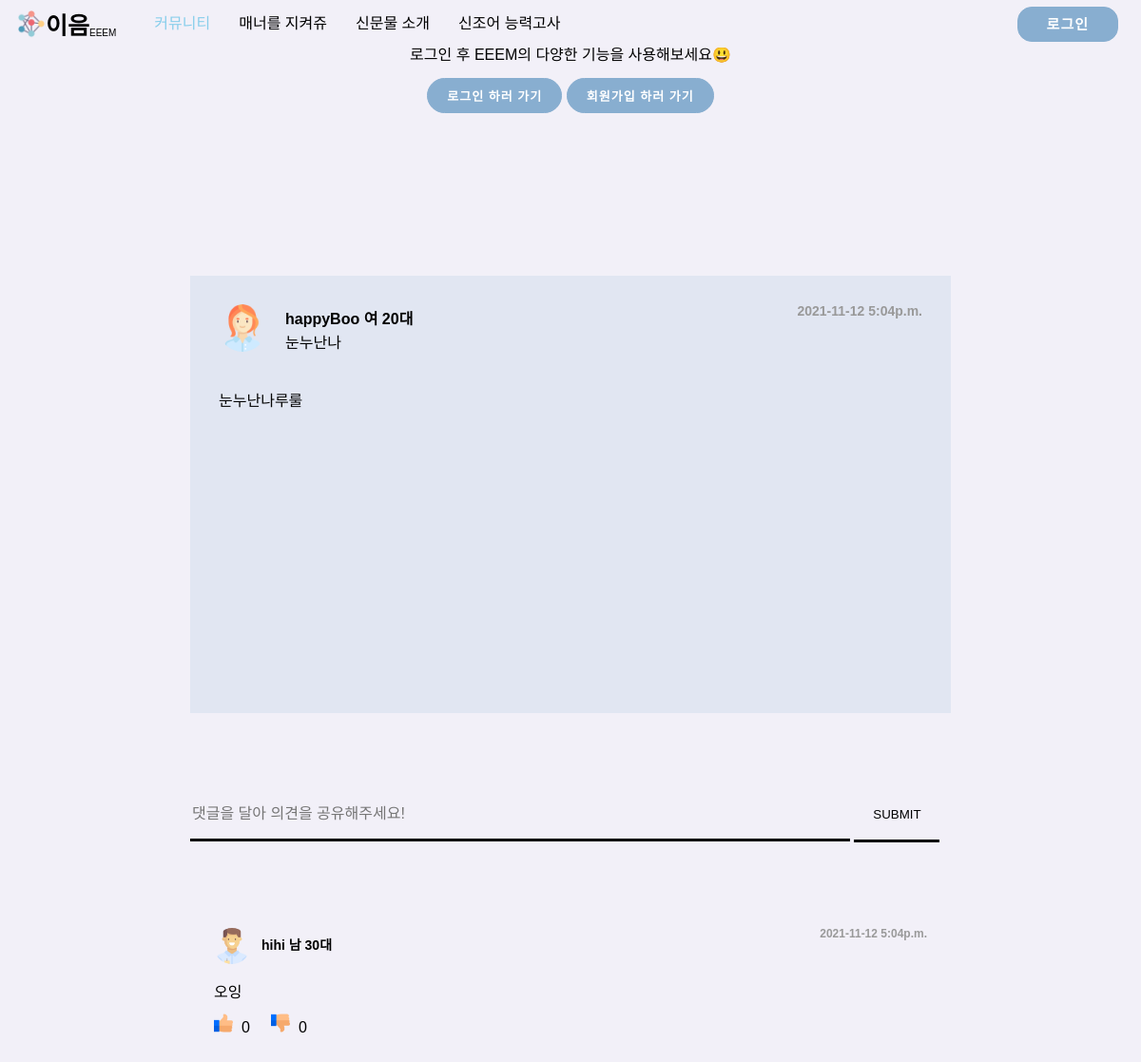
Page /community/detail/7 on the earlier database version.
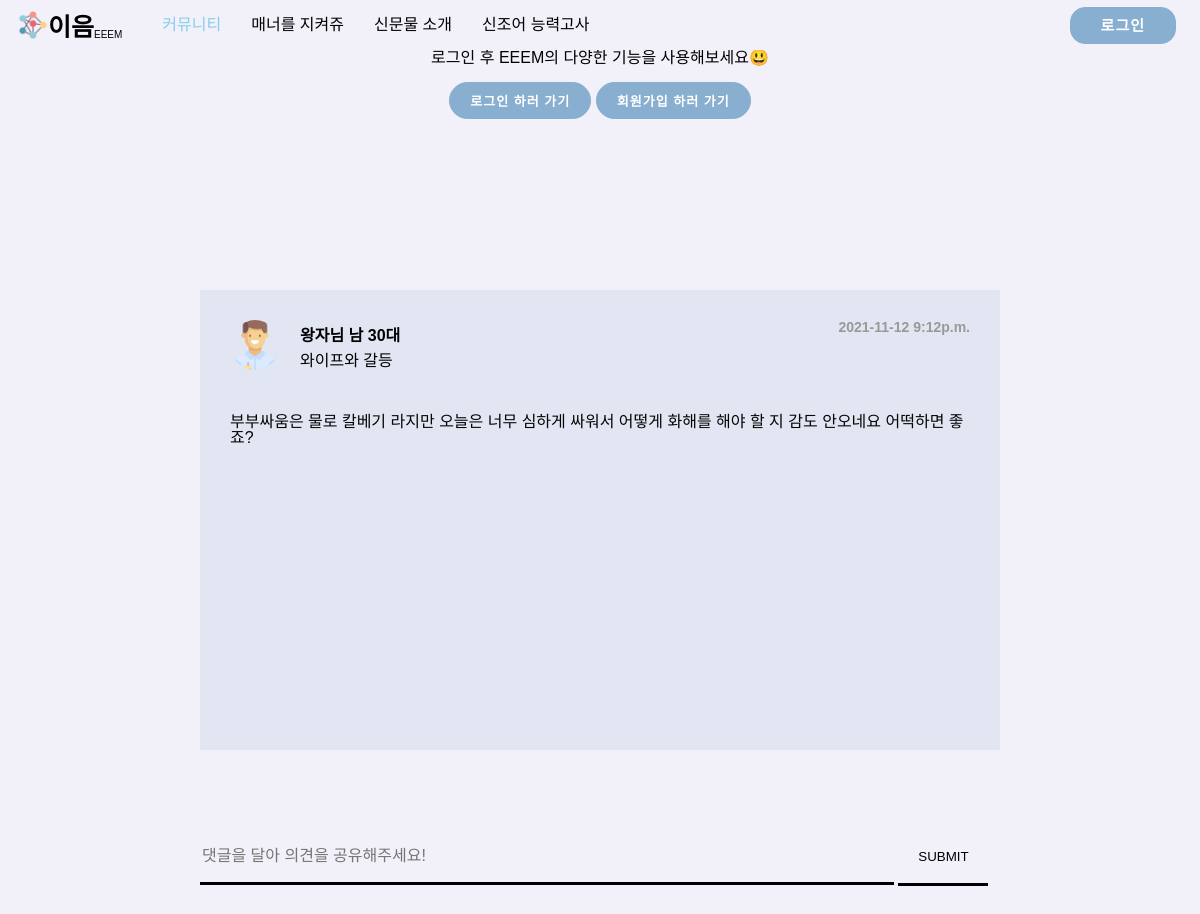
Same page on the later database version.
### main/models.py (models this page shows, shortened)
class communityText(models.Model):
    date = models.DateTimeField()
    text = models.CharField(max_length=500)
    like = models.IntegerField()
    dis_like = models.IntegerField()
    user = models.ForeignKey(settings.AUTH_USER_MODEL,
                             on_delete=models.CASCADE, default='')
    title = models.CharField(max_length=30, default='')
    selected=models.BooleanField(default=False,null=True)

class communityComment(models.Model):
    date = models.DateTimeField()
    communitytext = models.ForeignKey(
        communityText, on_delete=models.CASCADE, default='')
    like = models.IntegerField()
    dis_like = models.IntegerField()
    text = models.CharField(max_length=300)
    user = models.ForeignKey(settings.AUTH_USER_MODEL,
                             on_delete=models.CASCADE, default='')
    getcoin=models.BooleanField(default=False,null=True)

### account/models.py (models this page shows)
class CustomUser(AbstractUser):
    SEX_CHOICES = (("", "성별을 선택하세요"), ("남", "남"), ("여", "여"))
    AGE_CHOICES = (
        ("", "나이대를 선택하세요"),
        ("5", "10대 이하"),
        ("10", "10대"),
        ("20", "20대"),
        ("30", "30대"),
        ("40", "40대"),
        ("50", "50대 이상"),
    )
    sex = models.CharField(
        max_length=3, choices=SEX_CHOICES, help_text="성별을 선택하세요", null=False
    )
    age = models.CharField(
        max_length=10, choices=AGE_CHOICES, help_text="나이대를 선택하세요", null=False
    )
    nickname = models.CharField(max_length=10,default="")
    profile=models.ImageField(null=True,blank=True)
    coin=models.IntegerField(default=0)

### main/views.py (the view)
def communityDetail(request, id):
    community = get_object_or_404(communityText, pk=id)
    allComments = communityComment.objects.filter(communitytext=community)
    return render(
        request,
        "communityDetail.html",
        {"community": community, "comments": allComments},
    )

### main/context_processors.py (called while the page is built)
def getNotification(request):
    allnotification=notification.objects.filter(user=request.user.id)
    return{
        "notifications":allnotification
    }

### main/templates/communityDetail.html (shortened to what this page needs)
{% extends 'base.html' %}{% load static %} {% block content %}
<head>
  <link rel="stylesheet" href='{% static "css/communityDetail.css" %}'>
  <link href="https://maxcdn.bootstrapcdn.com/font-awesome/4.7.0/css/font-awesome.min.css" rel="stylesheet">
</head>
<body>
    <div class="main-container">
        <div class="communityDetail">
            <h6 class="date">
                {{community.date|date:'Y-m-d fa' }}
            </h6>
             <div class="userimg">
                <img src="{{community.user.profile.url}}" style="border-radius: 70%" alt="user" width="50px" class="rounded-circle">
             </div>
             <div class="userinfo">
                <h6 class="font-medium" style="margin-bottom: 9px;">{{community.user.nickname}}
                    <span class="sex">{{community.user.sex}}</span>
                    {{community.user.age}}대
                </h6>
             </div>
             <div class="title">
                {{community.title}}
            </div>
             <div class="text">
                 {{community.text}}
             </div>
        </div>
        <div class="chat-box">
            {% if user.is_authenticated %}
                <form action="{% url 'addComment' community.id %}" method="POST" enctype="multipart/form-data">
                    {%csrf_token%}
                    <input id="inputText" name="commenttext" type="text" placeholder="댓글을 달아 의견을 공유해주세요!"/>
                    <button id="inputSubmit" type="submit" >SUBMIT</button>
                </form>
            {% else %}
                <a href="#loginmodal" rel="modal:open">
                    <input id="inputText" name="commenttext" type="text" placeholder="댓글을 달아 의견을 공유해주세요!"/>
                    <button id="inputSubmit" type="submit" >SUBMIT</button>
                </a>
            {% endif %}
        </div>
        <div class="comment">
            <div class="row">
                {% for comment in comments.all %}
                <div class="col-8" style="width: 750px;">
                    <div class="card card-white post">
                        <div class="post-heading">
                            <h6 class="commentdate">{{comment.date|date:'Y-m-d fa' }}</h6>
                            <div class="commentUserImage">
                                <img src="{{comment.user.profile.url}}" style="border-radius: 70%" alt="user" width="38px" class="rounded-circle">
                            </div>
                            <div class="float-left meta">
                                <div class="title h5">
                                    <b>{{comment.user.nickname}}
                                    {{comment.user.sex}}
                                    {{comment.user.age}}대</b>
                                </div>
                            </div>
                        </div>
                        <div class="post-description">
                            <p>{{comment.text}}</p>
                        </div>
                        <div class="like-dislike">
                            {% if not user.is_authenticated %}
                                <a href="#loginmodal" rel="modal:open" class="like">
                                    <img src="{%static 'img/like.png' %}" width="20px" height="20px"/>
                                    <span>&nbsp{{comment.like}}&nbsp&nbsp&nbsp&nbsp</span>
                                </a>
                                <a href="#loginmodal" rel="modal:open" class="dislike">
                                    <img src="{%static 'img/dislike.png' %}" width="20px" height="20px"/>
                                    <span>&nbsp{{comment.dis_like}}</span>
                                </a>
                            {% endif %}
                        </div>
                    </div>
                </div>
                {% endfor %}
            </div>
        </div>
    </div>
</body>
</html>
{% endblock %}

### gyeongsoton/templates/base.html (shortened to what this page needs)
<!DOCTYPE html>
<html lang="ko">
  {% load static %}
  <head>
    <link rel="stylesheet" href='{% static "css/navbar.css" %}' />
    <link rel="stylesheet" href='{% static "css/reset.css" %}' />
    <link
      rel="stylesheet"
      href="https://cdnjs.cloudflare.com/ajax/libs/jquery-modal/0.9.1/jquery.modal.min.css"
    />
  </head>
  <body>
    <nav class="navbar">
      <div class="navbar__brand">
        <a href="{%url 'home' %}">
          <div>
            <img src="{% static 'img/logo.png' %}" />
            <strong>이음</strong>
            <span>EEEM</span>
          </div>
        </a>
      </div>
      <ul class="navbar__buttons">
        <li class="nav-item co">
          <a class="nav-link" href="{%url 'community' %}">커뮤니티</a>
        </li>
        <li class="nav-item ma">
          <a class="nav-link" href="{%url 'manner' %}">매너를 지켜쥬</a>
        </li>
        <li class="nav-item ne">
          <a class="nav-link" href="{%url 'newproduct' %}">신문물 소개</a>
        </li>
        <li class="nav-item te">
          <a class="nav-link" href="{%url 'newterms' %}">신조어 능력고사</a>
        </li>
      </ul>
      {% if not user.is_authenticated %}
      <a class="login__btn" href="{%url 'login' %}">
        <span>로그인</span>
      </a>
      {% endif %}
    </nav>
    <div id="loginmodal" class="modal">
      <p>로그인 후 EEEM의 다양한 기능을 사용해보세요😃<br /><br /></p>
      <button class="tologinbtn" onclick="location.href='{% url 'login' %}'">
        로그인 하러 가기
      </button>
      <button class="tologinbtn" onclick="location.href='{% url 'signup' %}'">
        회원가입 하러 가기
      </button>
    </div>
    {% block content %} {% endblock %}
  </body>
</html>

### main/static/css/navbar.css (style rules this page uses)
body { background-color: rgb(242, 240, 248); }
.navbar { background-color: rgb(242, 240, 248); display: flex; align-items: center; padding: 10px 8px; position: fixed; width: 100%; z-index: 999; }
.navbar__brand { display: flex; justify-content: center; align-items: center; padding: 0px 10px; }
.navbar__brand div { display: flex; justify-content: center; align-items: flex-end; }
.navbar__brand strong { font-size: 25px; }
.navbar__brand span { font-size: 10px; }
.navbar__brand img { width: 30px; height: 30px; }
.navbar__buttons { display: flex; align-items: center; justify-content: space-around; }
.nav-item { width: auto; height: 20px; margin-left: 30px; display: flex; justify-content: center; align-items: center; }
.nav-link { color: white; }
.login__btn { position: absolute; right: 40px; border-radius: 15px; border: 1px solid #88aed0; background-color: #88aed0; font-size: 15px; font-weight: bold; padding: 10px 30px; letter-spacing: 1px; text-transform: uppercase; transition: transform 80ms ease-in; }
.login__btn span { color: white; }
.text { color: rgb(124, 124, 126); font-size: 16px; }

### main/static/css/communityDetail.css (style rules this page uses)
.co a { color: skyblue; }
.main-container { width: 800px; margin: 0 auto; padding-top: 90px; }
.communityDetail { background-color: rgba(136, 174, 208, 0.158); padding: 30px 30px 30px 30px; overflow-y: auto; overflow-x: hidden; height: 400px; position: relative; }
.userinfo { position: relative; left: 70px; top: -45px; }
.title { position: relative; font-size: 16px; left: 70px; top: -45px; }
.date { float: right; font-size: 14px; color: #999; }
.text { font-size: 16px; color: rgb(5, 5, 5); }
.chat-box { padding-top: 80px; padding-bottom: 80px; }
#inputText { background-color: transparent; width: 690px; height: 50px; border-top: none; border-left: none; border-right: none; border-bottom: 3px solid black; outline: none; font-size: 16px; }
#inputSubmit { background-color: transparent; width: 90px; height: 56px; border-top: none; border-left: none; border-right: none; border-bottom: 3px solid black; }

### gyeongsoton/templates/base.html (style rules this page uses)
a:link { color: black; text-decoration: none; }

Differences in the rows shown:
removed communityComment: date "2021-11-12 5:04p.m.", user.profile (picture), user.nickname "hihi", user.sex "남", user.age "30", text "오잉", like "0", dis_like "0"
changed communityText: date "2021-11-12 5:04p.m." → "2021-11-12 9:12p.m."; user.profile: a different picture; user.nickname "happyBoo" → "왕자님"; user.sex "여" → "남"; user.age "20" → "30"; title "눈누난나" → "와이프와 갈등"; text "눈누난나루룰" → "부부싸움은 물로 칼베기 라지만 오늘은 너무 심하게 싸워서 어떻게 화해를 해야 할 지 감도 안오네요 어떡하면 좋죠?"
